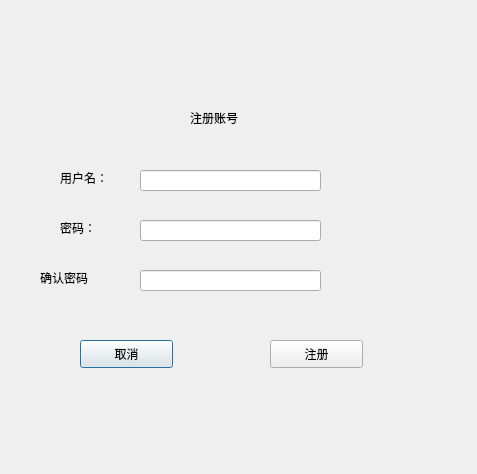
<?xml version="1.0" encoding="UTF-8"?>
<ui version="4.0">
 <class>registerPage</class>
 <widget class="QDialog" name="registerPage">
  <property name="geometry">
   <rect>
    <x>0</x>
    <y>0</y>
    <width>477</width>
    <height>474</height>
   </rect>
  </property>
  <property name="windowTitle">
   <string>Dialog</string>
  </property>
  <widget class="QLabel" name="label">
   <property name="geometry">
    <rect>
     <x>190</x>
     <y>110</y>
     <width>72</width>
     <height>15</height>
    </rect>
   </property>
   <property name="text">
    <string>注册账号</string>
   </property>
  </widget>
  <widget class="QLineEdit" name="username">
   <property name="geometry">
    <rect>
     <x>140</x>
     <y>170</y>
     <width>181</width>
     <height>21</height>
    </rect>
   </property>
  </widget>
  <widget class="QLabel" name="label_2">
   <property name="geometry">
    <rect>
     <x>60</x>
     <y>170</y>
     <width>72</width>
     <height>15</height>
    </rect>
   </property>
   <property name="text">
    <string>用户名：</string>
   </property>
  </widget>
  <widget class="QLineEdit" name="password">
   <property name="geometry">
    <rect>
     <x>140</x>
     <y>220</y>
     <width>181</width>
     <height>21</height>
    </rect>
   </property>
   <property name="text">
    <string/>
   </property>
  </widget>
  <widget class="QLabel" name="label_3">
   <property name="geometry">
    <rect>
     <x>60</x>
     <y>220</y>
     <width>72</width>
     <height>15</height>
    </rect>
   </property>
   <property name="text">
    <string>密码：</string>
   </property>
  </widget>
  <widget class="QLabel" name="label_4">
   <property name="geometry">
    <rect>
     <x>40</x>
     <y>270</y>
     <width>72</width>
     <height>15</height>
    </rect>
   </property>
   <property name="text">
    <string>确认密码</string>
   </property>
  </widget>
  <widget class="QLineEdit" name="confirmed">
   <property name="geometry">
    <rect>
     <x>140</x>
     <y>270</y>
     <width>181</width>
     <height>21</height>
    </rect>
   </property>
  </widget>
  <widget class="QPushButton" name="cancel">
   <property name="geometry">
    <rect>
     <x>80</x>
     <y>340</y>
     <width>93</width>
     <height>28</height>
    </rect>
   </property>
   <property name="text">
    <string>取消</string>
   </property>
  </widget>
  <widget class="QPushButton" name="submit">
   <property name="geometry">
    <rect>
     <x>270</x>
     <y>340</y>
     <width>93</width>
     <height>28</height>
    </rect>
   </property>
   <property name="text">
    <string>注册</string>
   </property>
  </widget>
 </widget>
 <resources/>
 <connections/>
</ui>
